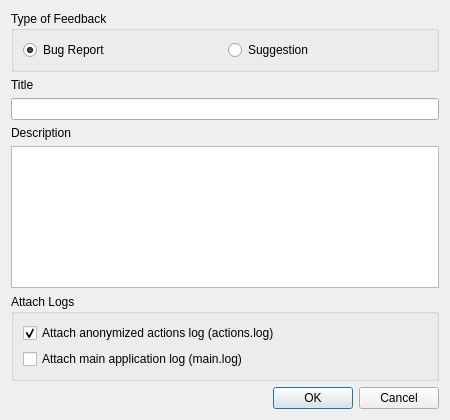
<?xml version="1.0" encoding="UTF-8"?>
<ui version="4.0">
 <class>FeedbackDialog</class>
 <widget class="QDialog" name="FeedbackDialog">
  <property name="geometry">
   <rect>
    <x>0</x>
    <y>0</y>
    <width>450</width>
    <height>420</height>
   </rect>
  </property>
  <property name="windowTitle">
   <string>Submit Feedback</string>
  </property>
  <layout class="QVBoxLayout" name="verticalLayout">
   <item>
    <widget class="QGroupBox" name="typeGroupBox">
     <property name="title">
      <string>Type of Feedback</string>
     </property>
     <layout class="QHBoxLayout" name="horizontalLayout">
      <item>
       <widget class="QRadioButton" name="bugRadioButton">
        <property name="text">
         <string>Bug Report</string>
        </property>
        <property name="checked">
         <bool>true</bool>
        </property>
       </widget>
      </item>
      <item>
       <widget class="QRadioButton" name="suggestionRadioButton">
        <property name="text">
         <string>Suggestion</string>
        </property>
       </widget>
      </item>
     </layout>
    </widget>
   </item>
   <item>
    <widget class="QLabel" name="titleLabel">
     <property name="text">
      <string>Title</string>
     </property>
    </widget>
   </item>
   <item>
    <widget class="QLineEdit" name="titleLineEdit"/>
   </item>
   <item>
    <widget class="QLabel" name="descriptionLabel">
     <property name="text">
      <string>Description</string>
     </property>
    </widget>
   </item>
   <item>
    <widget class="QTextEdit" name="descriptionTextEdit"/>
   </item>
   <item>
    <widget class="QGroupBox" name="logsGroupBox">
     <property name="title">
      <string>Attach Logs</string>
     </property>
     <layout class="QVBoxLayout" name="verticalLayout_2">
      <item>
       <widget class="QCheckBox" name="attachActionsLogCheckBox">
        <property name="text">
         <string>Attach anonymized actions log (actions.log)</string>
        </property>
        <property name="checked">
         <bool>true</bool>
        </property>
       </widget>
      </item>
      <item>
       <widget class="QCheckBox" name="attachMainLogCheckBox">
        <property name="text">
         <string>Attach main application log (main.log)</string>
        </property>
        <property name="checked">
         <bool>false</bool>
        </property>
       </widget>
      </item>
     </layout>
    </widget>
   </item>
   <item>
    <widget class="QDialogButtonBox" name="buttonBox">
     <property name="orientation">
      <enum>Qt::Horizontal</enum>
     </property>
     <property name="standardButtons">
      <set>QDialogButtonBox::Cancel|QDialogButtonBox::Ok</set>
     </property>
    </widget>
   </item>
  </layout>
 </widget>
 <resources/>
 <connections>
  <connection>
   <sender>buttonBox</sender>
   <signal>accepted()</signal>
   <receiver>FeedbackDialog</receiver>
   <slot>accept()</slot>
   <hints>
    <hint type="sourcelabel">
     <x>248</x>
     <y>254</y>
    </hint>
    <hint type="destinationlabel">
     <x>157</x>
     <y>274</y>
    </hint>
   </hints>
  </connection>
  <connection>
   <sender>buttonBox</sender>
   <signal>rejected()</signal>
   <receiver>FeedbackDialog</receiver>
   <slot>reject()</slot>
   <hints>
    <hint type="sourcelabel">
     <x>316</x>
     <y>260</y>
    </hint>
    <hint type="destinationlabel">
     <x>286</x>
     <y>274</y>
    </hint>
   </hints>
  </connection>
 </connections>
</ui>
